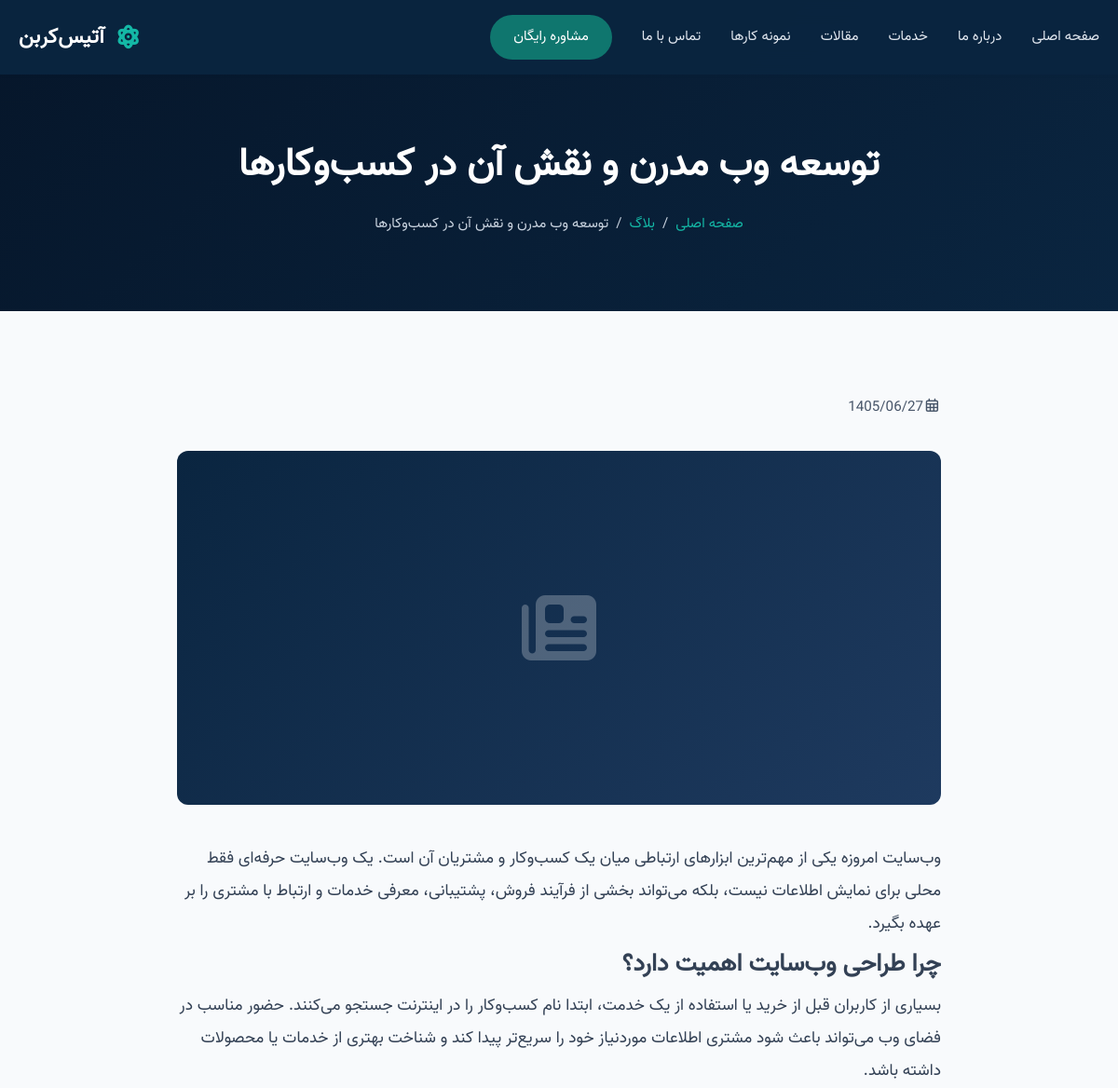
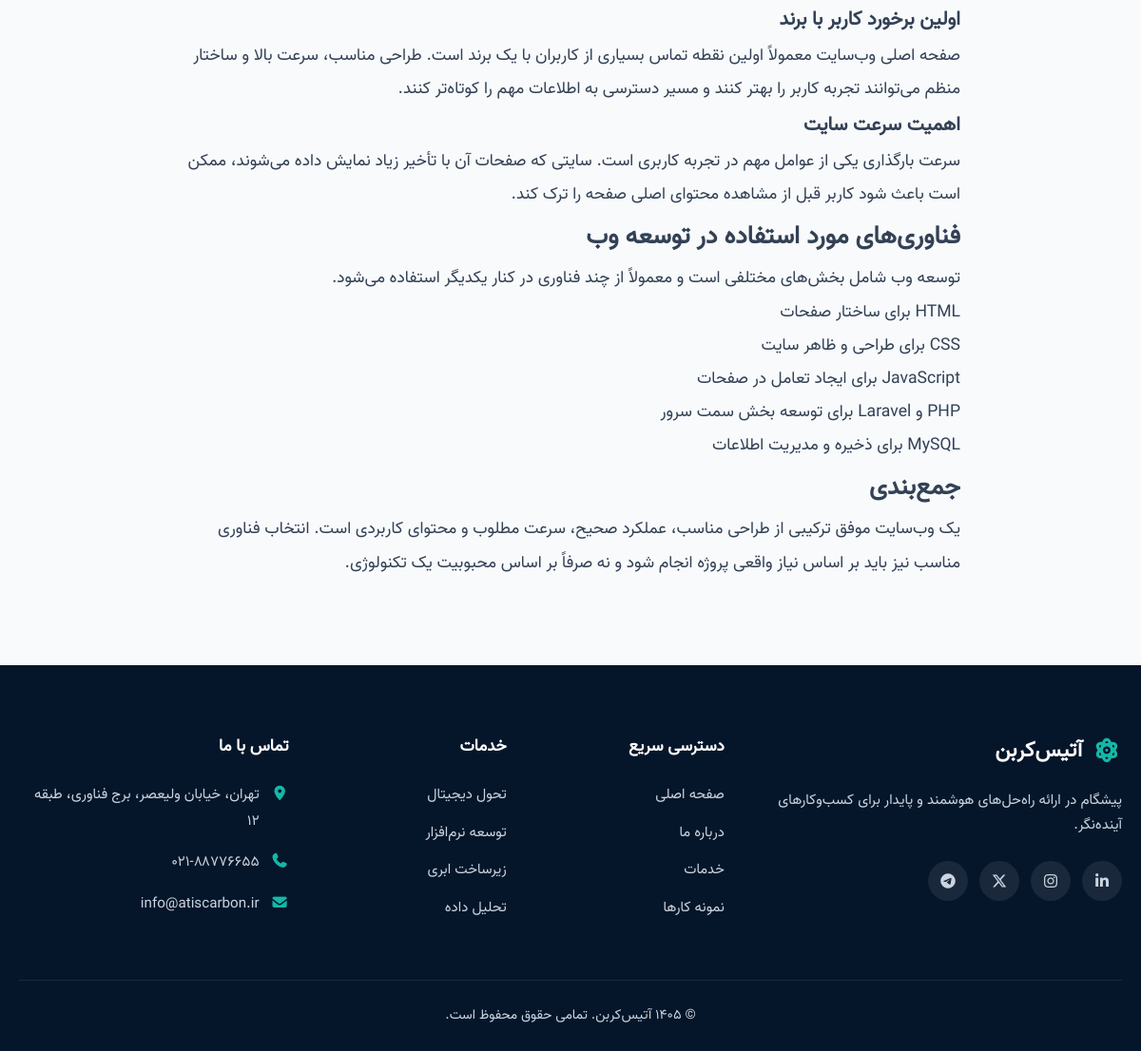
/Atis_carbon/blog/help-all-digital, run on the app's committed database (2 pictures, top to bottom).
### tables this page shows
CREATE TABLE `blogs` (
  `id` int(11) NOT NULL,
  `title` text NOT NULL,
  `slug` text NOT NULL,
  `created_at` datetime NOT NULL DEFAULT current_timestamp(),
  `image` text NOT NULL,
  `content` text NOT NULL
);

### index.php (called while the page is built, shortened)
<?php
require __DIR__."/core/config.php";
require __DIR__."/core/connection.php";
require __DIR__."/core/JalaliDate.class.php";
require __DIR__."/core/DB.class.php";
require __DIR__."/core/function.php";
Router($routes);

### core/DB.class.php (called while the page is built, shortened)
<?php
class DB
{
     public static function getBySlug(string $table,string $slug){
          global $conn;
          $query = "SELECT * FROM $table WHERE slug = :slug";
          $do = $conn->prepare($query);
          $do->bindParam(":slug",$slug);
          $do->execute();
          $result = $do->fetch(PDO::FETCH_ASSOC);
               return $result;
     }
}

### core/JalaliDate.class.php (called while the page is built, shortened)
<?php
class JalaliDate
{
    public static function toJalali(int $gy, int $gm, int $gd): array
    {
        $gDaysInMonth = [
            31,
            28,
            31,
            30,
            31,
            30,
            31,
            31,
            30,
            31,
            30,
            31
        ];
        $jDaysInMonth = [
            31,
            31,
            31,
            31,
            31,
            31,
            30,
            30,
            30,
            30,
            30,
            29
        ];
        $gy -= 1600;
        $gm -= 1;
        $gd -= 1;
        $gDayNo = 365 * $gy
            + intdiv($gy + 3, 4)
            - intdiv($gy + 99, 100)
            + intdiv($gy + 399, 400);
        for ($i = 0; $i < $gm; $i++) {
            $gDayNo += $gDaysInMonth[$i];
        }
        $gDayNo += $gd;
        $jDayNo = $gDayNo - 79;
        $jNp = intdiv($jDayNo, 12053);
        $jDayNo %= 12053;
        $jy = 979 + (33 * $jNp) + (4 * intdiv($jDayNo, 1461));
        $jDayNo %= 1461;
        if ($jDayNo >= 366) {
            $jy += intdiv($jDayNo - 1, 365);
            $jDayNo = ($jDayNo - 1) % 365;
        }
        $jm = 0;
        while (
            $jm < 11 &&
            $jDayNo >= $jDaysInMonth[$jm]
        ) {
            $jDayNo -= $jDaysInMonth[$jm];
            $jm++;
        }
        $jd = $jDayNo + 1;
        return [
            $jy,
            $jm + 1,
            $jd
        ];
    }
    public static function format(
        string $date,
        string $separator = '/'
    ): string {
        $timestamp = strtotime($date);
        $jalali = self::toJalali(
            (int) date('Y', $timestamp),
            (int) date('m', $timestamp),
            (int) date('d', $timestamp)
        );
        return $jalali[0]
            . $separator
            . str_pad($jalali[1], 2, '0', STR_PAD_LEFT)
            . $separator
            . str_pad($jalali[2], 2, '0', STR_PAD_LEFT);
    }
}

### pages/single-blog.atri.php (the view)
<?php
$slug = $slug ?? '';
$blog = \core\DB::getBySlug("blogs",$slug);
?>
<section class="page-header">
    <div class="container">
        <h1><?= $blog["title"] ?></h1>
        <div class="breadcrumb">
            <a href="<?= url('/') ?>">صفحه اصلی</a>
            <span>/</span>
            <a href="<?= url('/blogs') ?>">بلاگ</a>
            <span>/</span>
            <span><?= $blog["title"] ?></span>
        </div>
    </div>
</section>
<section class="section">
    <div class="container" style="max-width: 860px;">
        <article class="fade-up">
            <div style="display: flex; flex-wrap: wrap; gap: 20px; margin-bottom: 32px; color: var(--gray-600); font-size: 0.95rem;">
                <span><i class="far fa-calendar-alt"></i><?= \core\JalaliDate::format($blog["created_at"]) ?></span>
            </div>
            <div style="height: 380px; background: linear-gradient(135deg, var(--primary), var(--primary-light)); border-radius: var(--radius); display: flex; align-items: center; justify-content: center; color: rgba(255,255,255,0.25); font-size: 5rem; margin-bottom: 40px;">
                <i class="fas <?= $blog["image"] ?>"></i>
            </div>
            <div style="font-size: 1.1rem; line-height: 2; color: var(--gray-700);">
                <?= $blog["content"] ?>
            </div>
        </article>
    </div>
</section>

### core/function.php (shortened to what this page needs)
<?php
function getHeader()
{
    require __DIR__ . "/../header.php";
}
function getFooter()
{
    require __DIR__ . "/../footer.php";
}
function Router(array $routes)
{
    $basePath = '/Atis_carbon';
    $url = parse_url($_SERVER['REQUEST_URI'], PHP_URL_PATH) ?? '/';
    if (str_starts_with($url, $basePath)) {
        $url = substr($url, strlen($basePath));
    }
    $url = rtrim($url, '/') ?: '/';
    foreach ($routes as $page => $pattern) {
        if (strpos($pattern, '{slug}') === false) {
            continue;
        }
        $regex = '#^' . str_replace('{slug}', '([^/]+)', $pattern) . '$#';
        if (preg_match($regex, $url, $matches)) {
            $slug = $matches[1];
            require __DIR__ . "/../pages/{$page}.atri.php";
            return;
        }
    }
}
function url(string $path = '/'): string
{
    $basePath = '/Atis_carbon';
    if ($path === '' || $path === '/') {
        return $basePath . '/';
    }
    $path = '/' . ltrim($path, '/');
    return $basePath . $path;
}

### assets/css/style.css (style rules this page uses)
:root { --primary: #0A2540; --primary-light: #1E3A5F; --primary-dark: #06162A; --accent: #0F766E; --accent-light: #14B8A6; --accent-dark: #0D5C56; --white: #FFFFFF; --off-white: #F8FAFC; --gray-100: #F1F5F9; --gray-200: #E2E8F0; --gray-300: #CBD5E1; --gray-600: #475569; --gray-700: #334155; --gray-800: #1E293B; --shadow-sm: 0 1px 3px rgba(10, 37, 64, 0.08); --shadow-md: 0 4px 20px rgba(10, 37, 64, 0.12); --shadow-lg: 0 10px 40px rgba(10, 37, 64, 0.15); --radius: 12px; --radius-sm: 8px; --transition: all 0.35s cubic-bezier(0.4, 0, 0.2, 1); --font: 'vazir'; }
*, *::before, *::after { box-sizing: border-box; margin: 0; padding: 0; }
html { scroll-behavior: smooth; font-size: 16px; }
body { font-family: var(--font); background: var(--off-white); color: var(--gray-800); line-height: 1.8; direction: rtl; overflow-x: hidden; }
a { text-decoration: none; color: inherit; transition: var(--transition); }
ul, ol { list-style: none; }
.container { width: 100%; max-width: 1200px; margin: 0 auto; padding: 0 20px; }
.section { padding: 90px 0; }
.page-header { background: linear-gradient(135deg, var(--primary-dark), var(--primary)); padding: 140px 0 80px; text-align: center; color: var(--white); position: relative; }
.page-header h1 { font-size: 2.6rem; font-weight: 800; margin-bottom: 12px; }
.breadcrumb { display: flex; justify-content: center; gap: 8px; font-size: 0.95rem; color: var(--gray-300); }
.breadcrumb a { color: var(--accent-light); }
.fade-up { opacity: 0; transform: translateY(40px); transition: opacity 0.7s ease, transform 0.7s ease; }
.fade-up.visible { opacity: 1; transform: translateY(0); }

### data on the page
blogs: title "توسعه وب مدرن و نقش آن در کسب‌وکارها", created_at "1405/06/27", content "وب‌سایت امروزه یکی از مهم‌ترین ابزارهای ارتباطی میان یک کسب‌وکار و مشتریان آن است. یک وب‌سایت حرفه‌ای فقط محلی برای نمایش اطلاعات نیست، بلکه می‌تواند بخشی از فرآیند فروش، پشتیبانی، معرفی خدمات و ارتباط با مشتری را بر عهده بگیرد. چرا طراحی وب‌سایت اهمیت دارد؟ بسیاری از کاربران قبل از خرید یا استفاده از یک خدمت، ابتدا نام کسب‌وکار را در اینترنت جستجو می‌کنند. حضور مناسب در فضای وب می‌تواند باعث شود مشتری اطلاعات موردنیاز خود را سریع‌تر پیدا کند و شناخت بهتری از خدمات یا محصولات داشته باشد. اولین برخورد کاربر با برند صفحه اصلی وب‌سایت معمولاً اولین نقطه تماس بسیاری از کاربران با یک برند است. طراحی مناسب، سرعت بالا و ساختار منظم می‌توانند تجربه کاربر را بهتر کنند و مسیر دسترسی به اطلاعات مهم را…"
